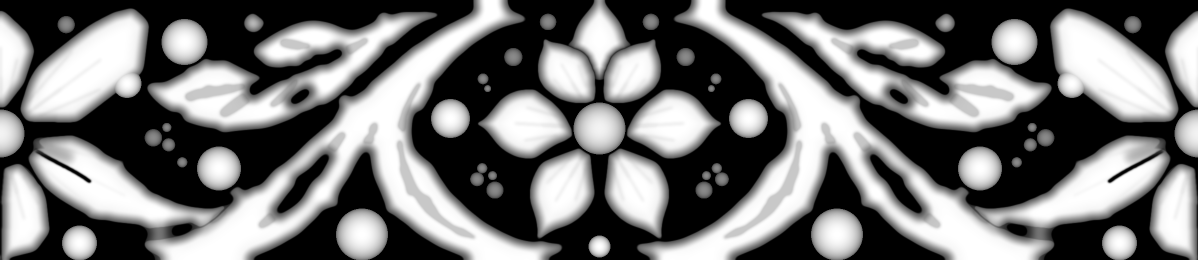
#> input picture tools/wip_v3/band_period_v8.png, 2396 x 520 px (shown at 1/2 size)
$ python meshmap.py band_period_v8.png
#> lines starting #> are read from the running program, lines starting #| are printed output that depends on the picture; after the words box and inside, x2 and y2 are one past the last pixel; in counts of white or black regions, pixels touching at a corner belong together
"""meshmap (D25): site/mesh-side height map = v59-chain map (ref-truth, untouched) -> 260x1198 8-bit with RIM WALLS WIDENED to >= WCELLS mesh cells.
usage: python3 tools/wip_v3/meshmap.py [map.png] [--out meshmap.png]    (also imported by wire.py when MESH=1)
Why: relief .4 mm, mesh step .04 mm, site px ~.0175 mm => a wall must span >= ~3 mesh cells (.12 mm = 7 site px) to be sampled without staircase/crumpled facets.
Method (wall-only, NOT a uniform blur): site map = INTER_AREA 2x down of the 16-bit map; steep mask = |grad| > GT (H per site px, default .143 = 7px for a full 0..1 step) dilated DIL px, feathered;
inside the mask H -> Gaussian(SIG px, default 2.2) of H; plateaus/ground/gentle shading untouched (mask 0 there). u wraps (periodic).
env: CONE (.16 slope cap per site px; 0 = wall-blur variant) GT (.143) DIL (3) SIG (2.2) FEATH (1.5). Prints wall metrics: fraction of px with |grad|>GT, rim-band |grad| p50/p90/p99, binary (H>.5) IoU vs unmodified, mean|dH|, px changed.
"""
import sys, os, cv2, numpy as np
from scipy import ndimage as ndi
GT = float(os.environ.get('GT', .143)); DIL = int(os.environ.get('DIL', 3)); SIG = float(os.environ.get('SIG', 2.2)); FEATH = float(os.environ.get('FEATH', 1.5))


def site_map(png):
#> called with png = 'band_period_v8.png'
    H = cv2.imread(png, -1); assert H is not None and H.dtype == np.uint16 and H.shape == (520, 2396), (png, None if H is None else H.shape)
#> in site_map, H is the input picture: shape (520, 2396) uint16; min 0, max 65535, mean 29644
    return cv2.resize(H.astype(np.float32) / 65535, (1198, 260), interpolation=cv2.INTER_AREA)


def wrapblur(a, s, pad=24):  # periodic in x (u), reflect in y (v)
    p = np.concatenate([a[:, -pad:], a, a[:, :pad]], 1)
    return cv2.GaussianBlur(p, (0, 0), s, borderType=cv2.BORDER_REFLECT)[:, pad:-pad]


def grad(a, pad=4):
#> called with pad = 4
    p = np.concatenate([a[:, -pad:], a, a[:, :pad]], 1)
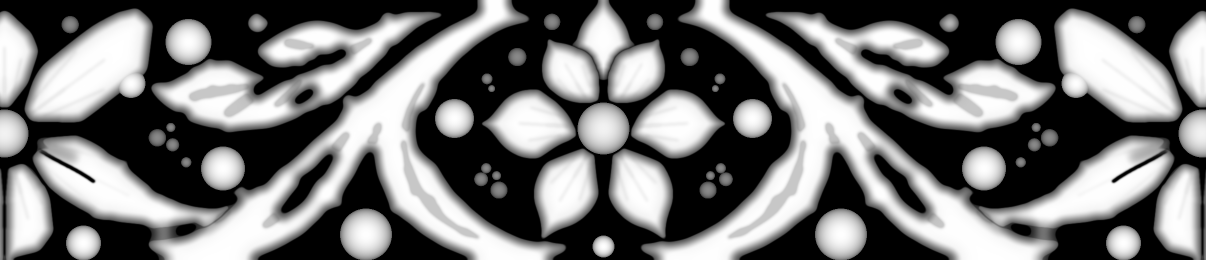
#> p: shape (260, 1206) float32; min 0, max 1, mean 0.453
    gy, gx = np.gradient(p)
    return np.hypot(gx, gy)[:, pad:-pad]
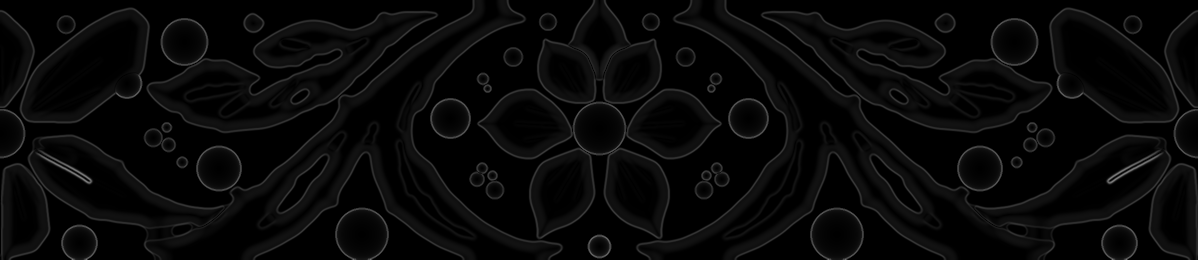
#> returned value: shape (260, 1198) float32; min 0, max 0.496, mean 0.0334


def cone(H, s):  # Lipschitz envelopes: L = max(H - s d) (low side ramps), U = min(H + s d) (high side ramps); (L+U)/2 keeps the .5 contour of an edge, caps every slope at s
    r = int(np.ceil(1 / s)) + 1; y, x = np.mgrid[-r:r + 1, -r:r + 1]; st = (-s * np.hypot(x, y)).astype(np.float32)
    P = np.pad(np.concatenate([H[:, -r:], H, H[:, :r]], 1), ((r, r), (0, 0)), mode='reflect')
    fp = np.ones(st.shape, bool); L = ndi.grey_dilation(P, footprint=fp, structure=st, mode='nearest'); U = ndi.grey_erosion(P, footprint=fp, structure=st, mode='nearest')
    return np.clip(((L + U) / 2)[r:-r, r:-r], 0, 1)


def widen(H):
    if os.environ.get('CONE') != '0': return cone(H, float(os.environ.get('CONE', .16)))   # default: slope cap .16 per site px (CONE=0 -> old wall-blur variant)
    g = grad(H)
    m = (g > GT).astype(np.float32)
    m = cv2.dilate(m, cv2.getStructuringElement(cv2.MORPH_ELLIPSE, (2 * DIL + 1,) * 2))
    w = np.clip(wrapblur(m, FEATH) * 1.5, 0, 1) if FEATH > 0 else m
    return np.clip(H * (1 - w) + wrapblur(H, SIG) * w, 0, 1)


def metrics(tag, H, ref=None):
    g = grad(H); rim = (H > .08) & (H < .92) & (g > .03)
#> after `rim = (H > 0.08) & (H < 0.92) & (g > 0.03)`:
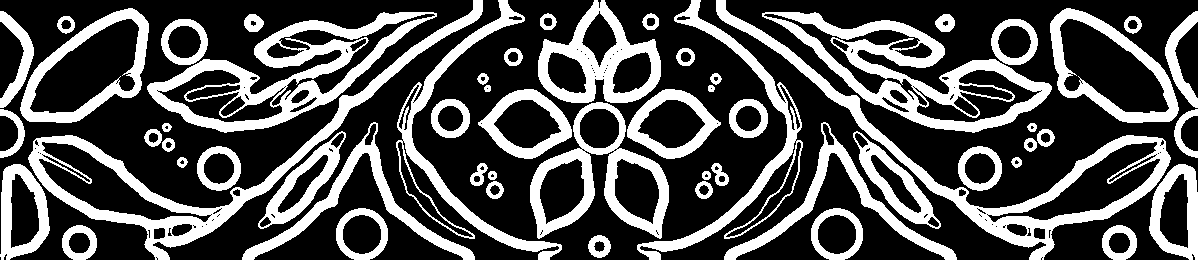
#> rim: shape (260, 1198) bool; 31.6% white; 59 white regions, largest, box (x1, y1, x2, y2) and area: (147, 12, 437, 133) 9289, (762, 12, 1052, 133) 9289, (28, 0, 483, 260) 8915
    s = '%s: |grad|>GT %.4f of px | rim-band |grad| p50 %.3f p90 %.3f p99 %.3f' % (tag, (g > GT).mean(), *np.percentile(g[rim], [50, 90, 99]))
    if ref is not None:
        a, b = ref > .5, H > .5
        s += ' | IoU(H>.5) %.4f | mean|dH| %.4f | px |dH|>.02: %d' % ((a & b).sum() / (a | b).sum(), np.abs(H - ref).mean(), int((np.abs(H - ref) > .02).sum()))
    print(s)
#| site map     : |grad|>GT 0.0559 of px | rim-band |grad| p50 0.064 p90 0.183 p99 0.305


def main():
    a = [x for x in sys.argv[1:] if not x.startswith('--')]
    png = a[0] if a else '/tmp/band_v3_out/chain_final.png'
    H = site_map(png); H2 = widen(H)
    metrics('site map     ', H); metrics('mesh map     ', H2, H)
#> call 2 of metrics, with tag = 'mesh map     '
#> call 2 of grad, with pad = 4
#> in grad (call 2), `gy, gx = np.gradient(p)`:
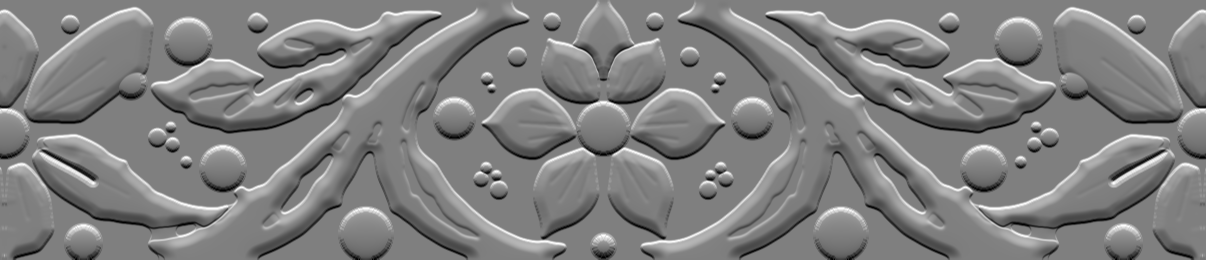
#> gy: shape (260, 1206) float32; min -0.16, max 0.16, mean 0.000949; drawn with min black and max white
#> in grad (call 2), `gy, gx = np.gradient(p)`:
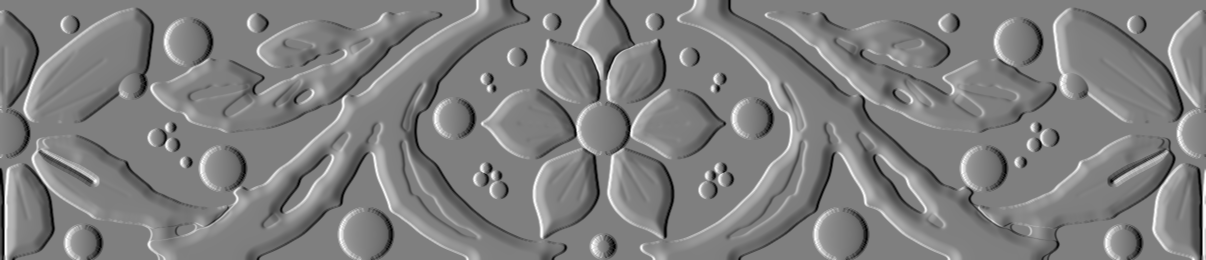
#> gx: shape (260, 1206) float32; min -0.16, max 0.16, mean -1.22e-05; drawn with min black and max white
#> in grad (call 2), `return np.hypot(gx, gy)[:, pad:-pad]`:
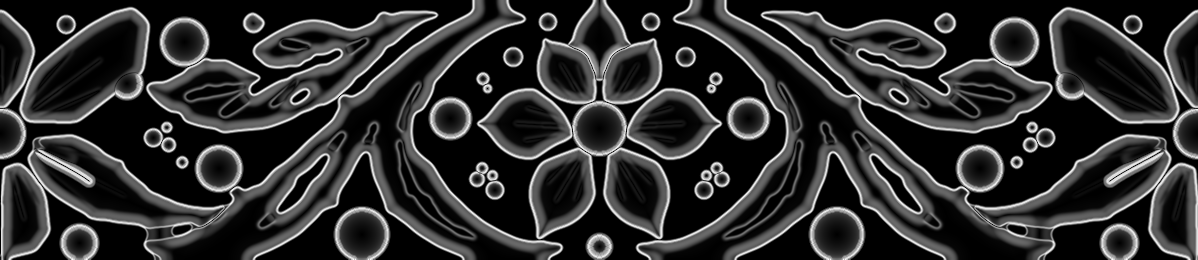
#> returned value: shape (260, 1198) float32; min 0, max 0.175, mean 0.033; drawn with min black and max white
#> in metrics (call 2), `rim = (H > 0.08) & (H < 0.92) & (g > 0.03)`: rim: shape (260, 1198) bool; 33.1% white; 48 white regions, largest, box (x1, y1, x2, y2) and area: (478, 0, 721, 239) 15074, (147, 11, 437, 133) 10544, (762, 11, 1052, 133) 10544
#> in metrics (call 2), `a, b = ref > .5, H > .5`: a: shape (260, 1198) bool; 48.5% white; 59 white regions (12 under 20 px), largest, box (x1, y1, x2, y2) and area: (32, 0, 555, 260) 31565, (644, 0, 1167, 260) 31565, (151, 15, 424, 129) 11458
#> in metrics (call 2), `a, b = ref > .5, H > .5`:
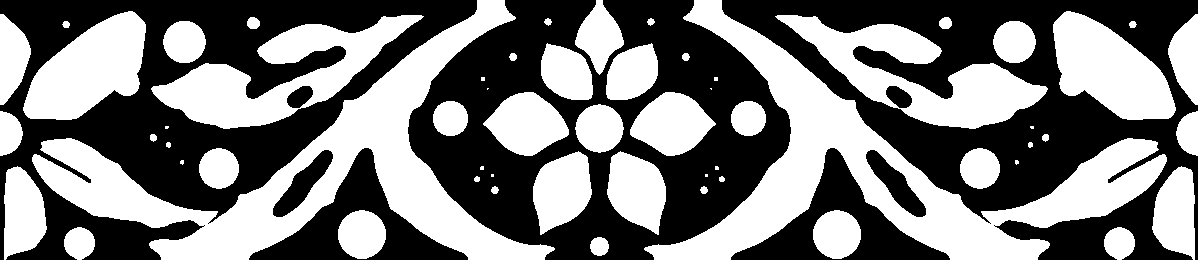
#> b: shape (260, 1198) bool; 48% white; 59 white regions (12 under 20 px), largest, box (x1, y1, x2, y2) and area: (32, 0, 555, 260) 31526, (644, 0, 1167, 260) 31526, (151, 15, 424, 129) 11458
#| mesh map     : |grad|>GT 0.0421 of px | rim-band |grad| p50 0.067 p90 0.150 p99 0.163 | IoU(H>.5) 0.9894 | mean|dH| 0.0058 | px |dH|>.02: 29297
    if '--out' in sys.argv:
        o = sys.argv[sys.argv.index('--out') + 1]; cv2.imwrite(o, np.round(H2 * 255).astype(np.uint8)); print('wrote', o)


if __name__ == '__main__':
    main()
